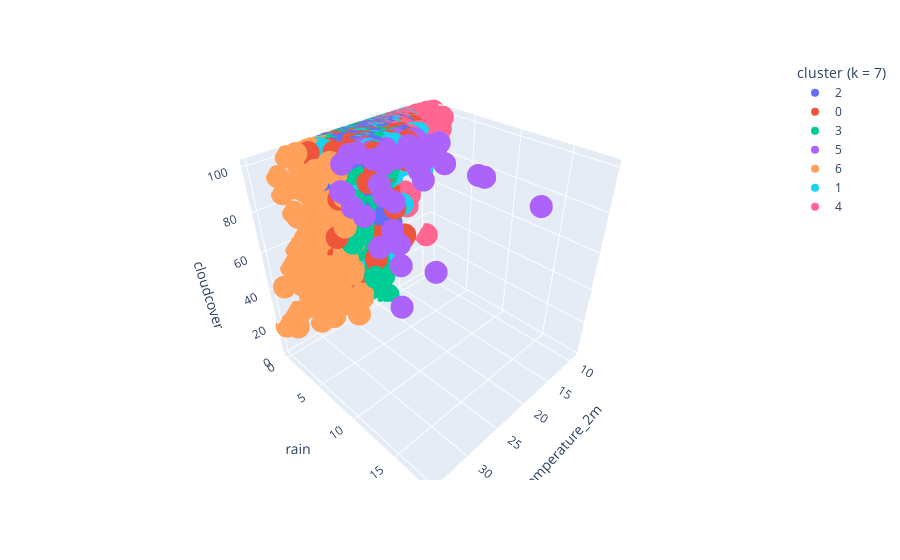

Notebook source saved alongside this figure:
### Code cell
fig = px.scatter_3d(df_clusters, x="temperature_2m", y="rain", z="cloudcover", color="cluster (k = 7)")
fig.show()

### Figure 1 — Plotly figure (JSON) as saved in the notebook; plotly's stock layout.template omitted (floating-point values rounded to 4 significant figures; data arrays with more than 128 entries replaced by an {"elided": "..."} marker saying what was removed)
{"data": [{"hovertemplate": "cluster (k = 7)=2<br>temperature_2m=%{x}<br>rain=%{y}<br>cloudcover=%{z}<extra></extra>", "legendgroup": "2", "marker": {"color": "#636efa", "symbol": "circle"}, "mode": "markers", "name": "2", "scene": "scene", "showlegend": true, "type": "scatter3d", "x": {"elided": "256 float values"}, "y": {"elided": "256 float values"}, "z": {"elided": "256 int values"}}, {"hovertemplate": "cluster (k = 7)=0<br>temperature_2m=%{x}<br>rain=%{y}<br>cloudcover=%{z}<extra></extra>", "legendgroup": "0", "marker": {"color": "#EF553B", "symbol": "circle"}, "mode": "markers", "name": "0", "scene": "scene", "showlegend": true, "type": "scatter3d", "x": {"elided": "172 float values"}, "y": {"elided": "172 float values"}, "z": {"elided": "172 int values"}}, {"hovertemplate": "cluster (k = 7)=3<br>temperature_2m=%{x}<br>rain=%{y}<br>cloudcover=%{z}<extra></extra>", "legendgroup": "3", "marker": {"color": "#00cc96", "symbol": "circle"}, "mode": "markers", "name": "3", "scene": "scene", "showlegend": true, "type": "scatter3d", "x": {"elided": "222 float values"}, "y": {"elided": "222 float values"}, "z": {"elided": "222 int values"}}, {"hovertemplate": "cluster (k = 7)=5<br>temperature_2m=%{x}<br>rain=%{y}<br>cloudcover=%{z}<extra></extra>", "legendgroup": "5", "marker": {"color": "#ab63fa", "symbol": "circle"}, "mode": "markers", "name": "5", "scene": "scene", "showlegend": true, "type": "scatter3d", "x": [27.9, 22.9, 22.9, 25.1, 22.4, 26.8, 21, 23.2, 19.6, 19.2, 21.6, 19.4, 23.6, 24.8, 17.8, 23.3, 22.8, 25, 23.5, 26.9, 20.3, 20, 24.8, 21.3, 28.1, 25.8, 22.6, 24.8, 22.5, 19.2, 19.5, 23.5, 19.9, 23, 25.3, 23.3, 16.5, 28.5, 17.6, 27, 23.7, 23.4, 23.5, 20.7, 21.6, 21.8, 24.6, 23, 22.2, 21.9], "y": [4.1, 6, 5.1, 7.5, 4.7, 9.3, 18.3, 4.3, 7, 6.2, 5, 3.3, 5, 5.1, 6, 3.7, 5.8, 3.2, 3.7, 3.9, 9.4, 12.5, 6.3, 9.3, 8.1, 3, 5.9, 5.6, 5.8, 3.2, 4.9, 4.2, 13, 4.4, 3.8, 8.9, 6.2, 4.2, 4.2, 3, 2.8, 5.7, 4.2, 7.7, 7.7, 5.3, 10.3, 4.9, 7.5, 4.1], "z": [100, 100, 100, 86, 100, 41, 100, 100, 100, 100, 54, 100, 82, 100, 100, 100, 100, 100, 100, 79, 100, 100, 100, 49, 71, 100, 100, 90, 99, 100, 100, 100, 100, 100, 72, 100, 100, 89, 100, 84, 100, 66, 100, 100, 100, 43, 100, 100, 100, 100]}, {"hovertemplate": "cluster (k = 7)=6<br>temperature_2m=%{x}<br>rain=%{y}<br>cloudcover=%{z}<extra></extra>", "legendgroup": "6", "marker": {"color": "#FFA15A", "symbol": "circle"}, "mode": "markers", "name": "6", "scene": "scene", "showlegend": true, "type": "scatter3d", "x": {"elided": "182 float values"}, "y": {"elided": "182 float values"}, "z": {"elided": "182 int values"}}, {"hovertemplate": "cluster (k = 7)=1<br>temperature_2m=%{x}<br>rain=%{y}<br>cloudcover=%{z}<extra></extra>", "legendgroup": "1", "marker": {"color": "#19d3f3", "symbol": "circle"}, "mode": "markers", "name": "1", "scene": "scene", "showlegend": true, "type": "scatter3d", "x": [22.2, 22.5, 22.8, 19.9, 20.4, 19.5, 23.2, 20.6, 25.2, 27, 20.8, 19.8, 18.6, 19.4, 24.5, 25.5, 16.1, 20.1, 17.8, 16.5, 15.1, 13.6, 13, 18.7, 18.1, 19.4, 19.3, 17.5, 19, 20.4, 21.1, 27.2, 24.1, 20.4, 19.3, 22.7, 25.8, 27.1, 25.6, 25.6, 19.5, 25.2, 17.3, 26.1, 23.9, 23.8, 23, 13.6, 17.2, 23.8, 16.1, 17.7, 12.6, 22.7, 23.7, 15.7, 18, 17.4, 25.8, 20.7, 17.2, 15.1, 15.7, 13.9, 15.7, 15.3, 22.7, 18.1, 25.6, 16.3, 17.2, 20.5, 19.3, 21.1, 23.3, 24.6, 24.1, 14.7, 15.1, 16.9, 24.6, 13, 17.4, 15.1, 16.7, 15.6, 14.1, 16.1, 16.6, 19.4, 23.3, 21.3, 18.1, 18.9, 23.7, 17.3, 23.2, 21.6, 24.1, 23.1, 19.4, 18.9, 18.4, 21.9, 23.6, 20.7, 20.7, 19.2, 17, 22.7, 19.3, 22.7, 18.9, 20.9, 18.5, 21.5, 20.4, 21.3, 22.4, 21.6, 19.9, 21, 19.9, 20.5, 21.5], "y": [1.2, 0.4, 2.6, 0.7, 1.1, 0.4, 0.4, 0, 0.2, 1, 0.1, 0.1, 3.1, 0.2, 0, 0.4, 0, 0.6, 0.2, 1, 1.8, 0.4, 0.1, 0.5, 0.9, 0.1, 0.9, 1.5, 0.8, 0.4, 1.1, 0, 0.4, 3.8, 1.6, 0, 0.1, 0.3, 0, 0.1, 0, 2.2, 0, 1, 0.1, 0.1, 0.1, 0.7, 0.1, 0.4, 0.1, 0.3, 0, 0.1, 2.2, 0.3, 1, 0.8, 0.1, 0.2, 1.4, 0.6, 0.1, 0, 0.2, 0.2, 0.1, 1, 0.1, 0.3, 0.5, 0.7, 0, 0.2, 3.3, 0.1, 0.2, 0, 0.2, 1, 0, 1.6, 0.1, 0.1, 0.1, 0.8, 1.2, 3.5, 3.2, 0.4, 0, 0, 0.4, 2.2, 0, 1.2, 0.3, 0, 0.1, 0.6, 0, 0.4, 1.4, 0, 0.2, 3.7, 0, 0, 0, 2.2, 1.2, 1.2, 0.7, 3.2, 0.3, 2.3, 0.7, 1.1, 0.1, 0, 0.9, 1.7, 1, 1.2, 0.9], "z": [100, 100, 100, 89, 100, 100, 52, 39, 67, 100, 66, 100, 67, 100, 100, 100, 100, 69, 69, 100, 100, 100, 100, 100, 100, 75, 90, 100, 61, 100, 86, 60, 37, 100, 100, 94, 74, 100, 54, 41, 100, 82, 100, 91, 91, 65, 98, 100, 100, 81, 92, 100, 93, 100, 100, 100, 29, 94, 73, 100, 100, 100, 100, 100, 94, 100, 100, 100, 89, 100, 100, 82, 28, 62, 100, 62, 48, 77, 86, 100, 100, 76, 100, 100, 82, 100, 100, 100, 100, 67, 71, 71, 100, 81, 67, 38, 100, 56, 60, 68, 89, 75, 100, 38, 47, 100, 97, 100, 100, 100, 100, 100, 50, 100, 100, 100, 100, 100, 100, 59, 100, 100, 100, 100, 97]}, {"hovertemplate": "cluster (k = 7)=4<br>temperature_2m=%{x}<br>rain=%{y}<br>cloudcover=%{z}<extra></extra>", "legendgroup": "4", "marker": {"color": "#FF6692", "symbol": "circle"}, "mode": "markers", "name": "4", "scene": "scene", "showlegend": true, "type": "scatter3d", "x": [17.9, 19, 15.4, 15, 12.8, 13.4, 15.4, 15.9, 14.4, 17.5, 16.1, 22.9, 15.5, 13.8, 12.9, 15.4, 14.3, 15.2, 19.6, 19.5, 18.3, 15.7, 17.8, 17.4, 18.1, 17, 13.5, 22.4, 17.2, 16.9, 14.9, 14.9, 15.4, 12.3, 11.1, 12.7, 17.3, 16.6, 17.6, 13.2, 12.6, 15, 10.5, 13.1, 18.7, 15.8, 15, 13.8, 13.7, 13.3, 13.5, 18.3, 20.5, 15.1, 17.6, 15.2, 17.2, 16.9, 16.5, 13.4, 14.2, 14.2, 10, 10.7, 15.7, 11.9, 9.8, 17.4, 14.2, 16.2, 10.9, 10.1, 15.6, 9.9, 13, 10, 18.5, 15, 12.9, 12.3, 17.2, 15.4, 16.6, 16.7, 17.3, 13.8, 14.9, 16.6, 13.1, 19.5, 15.1, 20.5, 15.8, 13, 13.1, 12.9, 13.5, 11.7, 13.6, 16.1, 15.1, 13.8, 15.3, 17.7, 15.9, 14, 13.4, 12.9, 16.3, 9.1, 14.8, 15.7, 16.6, 14.3, 13.6, 15.3, 11.7, 15.1, 18.5, 17.9, 16.1, 17.8, 15.1, 17.5, 19.9, 17.9, 19, 16.5], "y": [0.4, 0.1, 0.1, 0.6, 0.2, 0.9, 5.3, 0.2, 1.1, 0.7, 1.6, 1.1, 3.3, 2, 0.3, 0.7, 0.1, 0.8, 0.5, 1, 0.1, 0.3, 1.3, 0, 0.8, 0.3, 1.1, 1.8, 1.3, 0, 0, 0.1, 0, 0.3, 1.6, 0.1, 3.4, 0.9, 0.7, 0, 0.6, 0, 0.6, 1, 1.2, 0.2, 0, 0, 0.2, 0, 0.3, 0, 0.9, 0.2, 1, 0.4, 0, 1.7, 1, 0, 0.1, 0.2, 2.1, 1.5, 3.2, 0.1, 0.2, 0.5, 0.9, 0.2, 0.1, 0, 0.2, 0.5, 0.3, 0.1, 1.5, 1.5, 1, 1.7, 0.3, 0, 0.7, 0.1, 0, 0, 0, 0.3, 0.3, 0.2, 0.7, 0.8, 0.2, 0.5, 4, 3.4, 1.2, 0, 0.5, 3.9, 0.2, 3.4, 1.2, 0.2, 0.6, 0.7, 2.4, 1.5, 0.7, 0.3, 1.9, 0.9, 0.5, 0.4, 1, 0.2, 0, 0.1, 0.4, 2, 0.4, 0.2, 0.3, 0.4, 0.1, 2.2, 1.6, 2.2], "z": [100, 100, 100, 64, 100, 100, 100, 100, 100, 100, 100, 100, 100, 100, 100, 100, 100, 100, 100, 100, 94, 100, 100, 100, 100, 100, 100, 100, 100, 44, 100, 100, 96, 100, 100, 100, 100, 100, 100, 100, 100, 100, 100, 78, 100, 100, 62, 53, 84, 59, 100, 100, 100, 100, 100, 100, 100, 90, 92, 100, 100, 100, 100, 100, 100, 74, 100, 100, 90, 100, 100, 29, 100, 100, 100, 100, 100, 83, 100, 100, 100, 100, 100, 79, 94, 100, 34, 100, 100, 100, 100, 100, 100, 100, 100, 90, 100, 100, 100, 90, 100, 100, 100, 85, 100, 100, 100, 100, 100, 100, 100, 100, 100, 100, 100, 87, 100, 100, 100, 100, 100, 39, 100, 99, 100, 100, 100, 100]}], "layout": {"legend": {"title": {"text": "cluster (k = 7)"}, "tracegroupgap": 0}, "margin": {"t": 60}, "scene": {"domain": {"x": [0, 1], "y": [0, 1]}, "xaxis": {"title": {"text": "temperature_2m"}}, "yaxis": {"title": {"text": "rain"}}, "zaxis": {"title": {"text": "cloudcover"}}}}}
